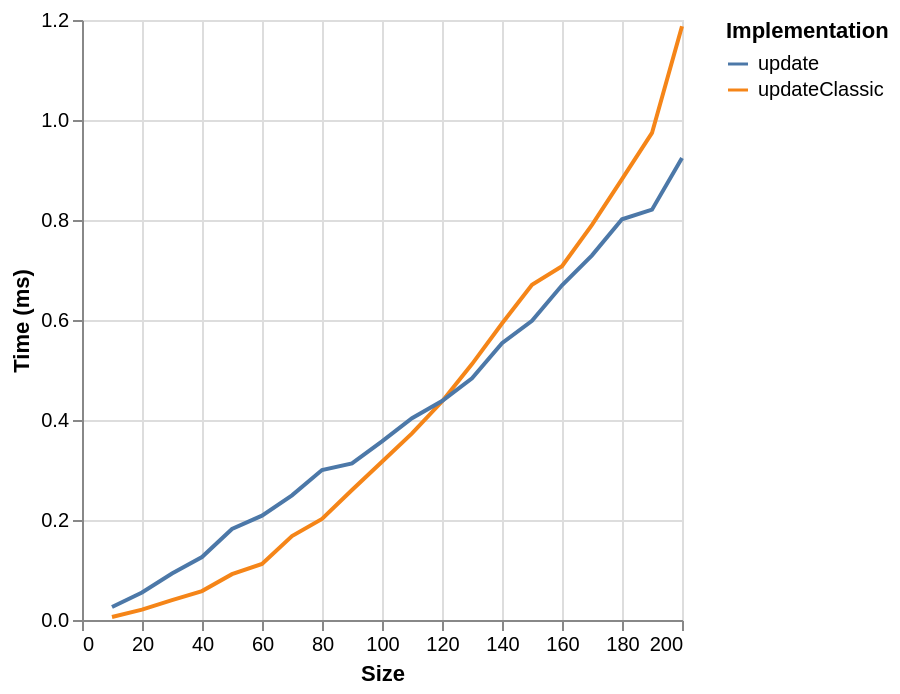

Vega-Lite specification for this chart:
### Vega specification from a JSON file in a GitHub repository (floating-point values rounded to 4 significant figures)
{"$schema": "https://vega.github.io/schema/vega/v6.json", "background": "white", "padding": 5, "width": 300, "height": 300, "style": "cell", "data": [{"name": "source_0", "values": [{"ms": 0.0059, "series": "updateClassic", "size": 10}, {"ms": 0.0208, "series": "updateClassic", "size": 20}, {"ms": 0.0396, "series": "updateClassic", "size": 30}, {"ms": 0.0579, "series": "updateClassic", "size": 40}, {"ms": 0.0917, "series": "updateClassic", "size": 50}, {"ms": 0.112, "series": "updateClassic", "size": 60}, {"ms": 0.1678, "series": "updateClassic", "size": 70}, {"ms": 0.2021, "series": "updateClassic", "size": 80}, {"ms": 0.26, "series": "updateClassic", "size": 90}, {"ms": 0.3166, "series": "updateClassic", "size": 100}, {"ms": 0.3732, "series": "updateClassic", "size": 110}, {"ms": 0.437, "series": "updateClassic", "size": 120}, {"ms": 0.5118, "series": "updateClassic", "size": 130}, {"ms": 0.5931, "series": "updateClassic", "size": 140}, {"ms": 0.6705, "series": "updateClassic", "size": 150}, {"ms": 0.7077, "series": "updateClassic", "size": 160}, {"ms": 0.7903, "series": "updateClassic", "size": 170}, {"ms": 0.8817, "series": "updateClassic", "size": 180}, {"ms": 0.9741, "series": "updateClassic", "size": 190}, {"ms": 1.188, "series": "updateClassic", "size": 200}, {"ms": 0.0261, "series": "update", "size": 10}, {"ms": 0.0551, "series": "update", "size": 20}, {"ms": 0.093, "series": "update", "size": 30}, {"ms": 0.1259, "series": "update", "size": 40}, {"ms": 0.182, "series": "update", "size": 50}, {"ms": 0.2087, "series": "update", "size": 60}, {"ms": 0.2494, "series": "update", "size": 70}, {"ms": 0.3, "series": "update", "size": 80}, {"ms": 0.3131, "series": "update", "size": 90}, {"ms": 0.3573, "series": "update", "size": 100}, {"ms": 0.4036, "series": "update", "size": 110}, {"ms": 0.438, "series": "update", "size": 120}, {"ms": 0.4834, "series": "update", "size": 130}, {"ms": 0.5535, "series": "update", "size": 140}, {"ms": 0.5985, "series": "update", "size": 150}, {"ms": 0.6695, "series": "update", "size": 160}, {"ms": 0.7294, "series": "update", "size": 170}, {"ms": 0.8015, "series": "update", "size": 180}, {"ms": 0.8207, "series": "update", "size": 190}, {"ms": 0.9239, "series": "update", "size": 200}]}, {"name": "data_0", "source": "source_0", "transform": [{"type": "formula", "expr": "toNumber(datum[\"size\"])", "as": "size"}]}], "marks": [{"name": "pathgroup", "type": "group", "from": {"facet": {"name": "faceted_path_main", "data": "data_0", "groupby": ["series"]}}, "encode": {"update": {"width": {"field": {"group": "width"}}, "height": {"field": {"group": "height"}}}}, "marks": [{"name": "marks", "type": "line", "style": ["line"], "sort": {"field": "x"}, "from": {"data": "faceted_path_main"}, "encode": {"update": {"stroke": {"scale": "color", "field": "series"}, "description": {"signal": "\"Size: \" + (format(datum[\"size\"], \"\")) + \"; Time (ms): \" + (format(datum[\"ms\"], \"\")) + \"; series: \" + (isValid(datum[\"series\"]) ? isArray(datum[\"series\"]) ? join(datum[\"series\"], ' ') : datum[\"series\"] : \"\"+datum[\"series\"])"}, "x": {"scale": "x", "field": "size"}, "y": {"scale": "y", "field": "ms"}, "defined": {"signal": "isValid(datum[\"size\"]) && isFinite(+datum[\"size\"]) && isValid(datum[\"ms\"]) && isFinite(+datum[\"ms\"])"}}}}]}], "scales": [{"name": "x", "type": "linear", "domain": {"data": "data_0", "field": "size"}, "range": [0, {"signal": "width"}], "nice": true, "zero": false}, {"name": "y", "type": "linear", "domain": {"data": "data_0", "field": "ms"}, "range": [{"signal": "height"}, 0], "nice": true, "zero": true}, {"name": "color", "type": "ordinal", "domain": {"data": "data_0", "field": "series", "sort": true}, "range": "category"}], "axes": [{"scale": "x", "orient": "bottom", "gridScale": "y", "grid": true, "tickCount": {"signal": "ceil(width/40)"}, "domain": false, "labels": false, "aria": false, "maxExtent": 0, "minExtent": 0, "ticks": false, "zindex": 0}, {"scale": "y", "orient": "left", "gridScale": "x", "grid": true, "tickCount": {"signal": "ceil(height/40)"}, "domain": false, "labels": false, "aria": false, "maxExtent": 0, "minExtent": 0, "ticks": false, "zindex": 0}, {"scale": "x", "orient": "bottom", "grid": false, "title": "Size", "labelFlush": true, "labelOverlap": true, "tickCount": {"signal": "ceil(width/40)"}, "zindex": 0}, {"scale": "y", "orient": "left", "grid": false, "title": "Time (ms)", "labelOverlap": true, "tickCount": {"signal": "ceil(height/40)"}, "zindex": 0}], "legends": [{"orient": "right", "symbolLimit": 30, "title": "Implementation", "stroke": "color", "symbolType": "stroke"}]}
